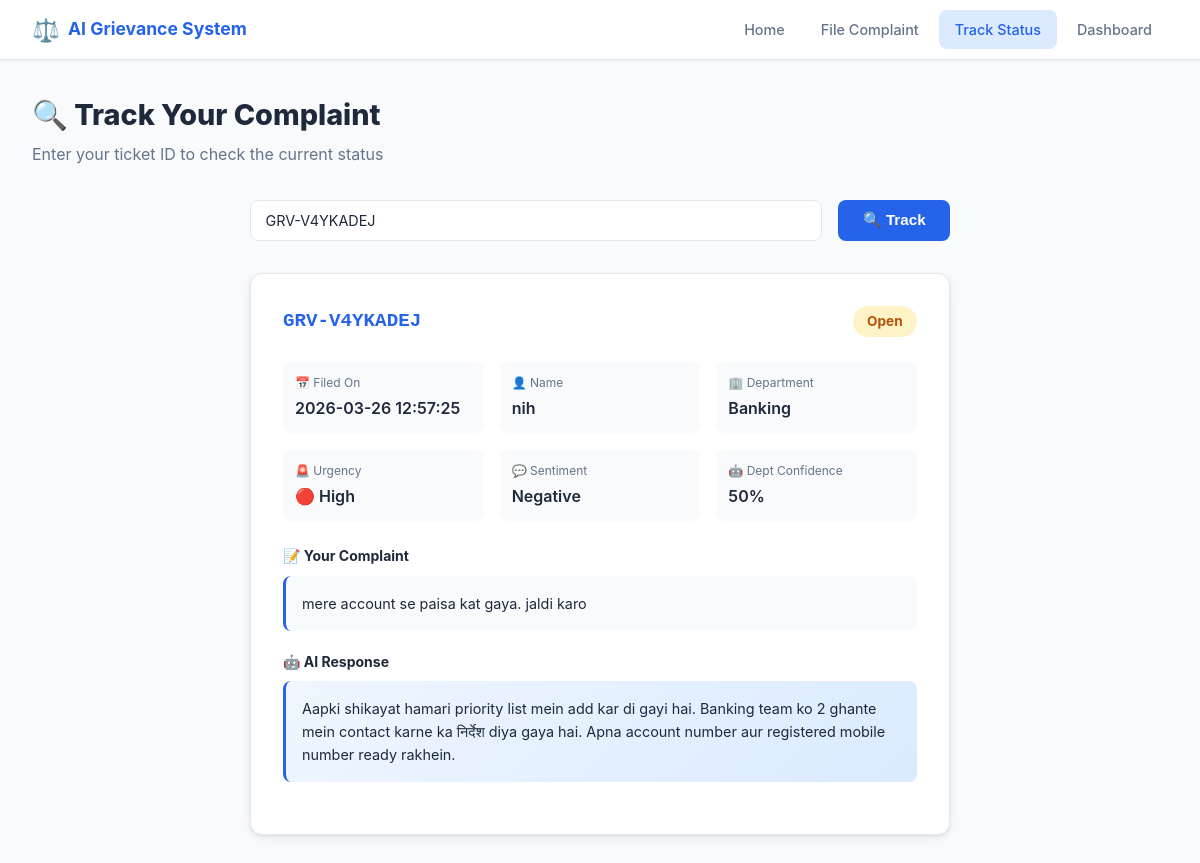
Page /track?id=GRV-V4YKADEJ on the committed database.
### tables this page shows
CREATE TABLE grievances (
            id INTEGER PRIMARY KEY AUTOINCREMENT,
            ticket_id TEXT UNIQUE,
            name TEXT,
            email TEXT,
            phone TEXT,
            raw_text TEXT,
            department TEXT,
            dept_confidence INTEGER,
            sentiment TEXT,
            urgency TEXT,
            is_abusive INTEGER,
            auto_response TEXT,
            status TEXT DEFAULT 'Open',
            created_at TEXT
        );

### app.py (the view)
@app.route("/track")
def track():
    ticket_id = request.args.get("id", "")
    grievance = None
    if ticket_id:
        grievance = get_grievance_by_ticket(ticket_id)
    return render_template("track.html", grievance=grievance, ticket_id=ticket_id)

### app.py (called while the page is built)
def get_grievance_by_ticket(ticket_id: str):
    conn = sqlite3.connect(DB_PATH)
    conn.row_factory = sqlite3.Row
    c = conn.cursor()
    c.execute("SELECT * FROM grievances WHERE ticket_id = ?", (ticket_id,))
    row = c.fetchone()
    conn.close()
    return dict(row) if row else None

### templates/track.html (shortened to what this page needs)
<!DOCTYPE html>
<html lang="en">
<head>
<link rel="stylesheet" href="{{ url_for('static', filename='css/style.css') }}">
</head>
<body>
<nav class="navbar">
  <div class="nav-brand">
    <a href="/" style="text-decoration:none;color:inherit;display:flex;align-items:center;gap:0.5rem">
      <span class="nav-logo">⚖️</span><span>AI Grievance System</span>
    </a>
  </div>
  <div class="nav-links">
    <a href="/">Home</a>
    <a href="/submit">File Complaint</a>
    <a href="/track" class="active">Track Status</a>
    <a href="/dashboard">Dashboard</a>
  </div>
</nav>
<div class="page-container">
  <div class="page-header">
    <h1>🔍 Track Your Complaint</h1>
    <p>Enter your ticket ID to check the current status</p>
  </div>
  <div class="track-container">
    <div class="track-search">
      <input type="text" id="ticket-input" placeholder="Enter Ticket ID (e.g. GRV-AB12CD34)"
             class="form-input" value="{{ ticket_id }}"
             onkeydown="if(event.key==='Enter') searchTicket()">
      <button class="btn btn-primary" onclick="searchTicket()">🔍 Track</button>
    </div>
    {% if grievance %}
    <div class="track-result">
      <div class="tr-header">
        <div class="tr-ticket">{{ grievance.ticket_id }}</div>
        <div class="tr-status status-{{ grievance.status.lower().replace(' ', '-') }}">{{ grievance.status }}</div>
      </div>
      <div class="tr-grid">
        <div class="tr-item">
          <div class="tri-label">📅 Filed On</div>
          <div class="tri-value">{{ grievance.created_at }}</div>
        </div>
        <div class="tr-item">
          <div class="tri-label">👤 Name</div>
          <div class="tri-value">{{ grievance.name }}</div>
        </div>
        <div class="tr-item">
          <div class="tri-label">🏢 Department</div>
          <div class="tri-value">{{ grievance.department }}</div>
        </div>
        <div class="tr-item">
          <div class="tri-label">🚨 Urgency</div>
          <div class="tri-value urgency-{{ grievance.urgency }}">
            {% if grievance.urgency == 'high' %}🔴{% elif grievance.urgency == 'medium' %}🟡{% else %}🟢{% endif %}
            {{ grievance.urgency | title }}
          </div>
        </div>
        <div class="tr-item">
          <div class="tri-label">💬 Sentiment</div>
          <div class="tri-value">{{ grievance.sentiment | title }}</div>
        </div>
        <div class="tr-item">
          <div class="tri-label">🤖 Dept Confidence</div>
          <div class="tri-value">{{ grievance.dept_confidence }}%</div>
        </div>
      </div>
      <div class="tr-complaint">
        <div class="trc-label">📝 Your Complaint</div>
        <div class="trc-text">{{ grievance.raw_text }}</div>
      </div>
      <div class="tr-response">
        <div class="trr-label">🤖 AI Response</div>
        <div class="trr-text">{{ grievance.auto_response }}</div>
      </div>
    </div>
    {% endif %}
  </div>
</div>
</body>
</html>

### static/css/style.css (style rules this page uses)
:root { --primary: #2563eb; --primary-dark: #1d4ed8; --primary-light: #dbeafe; --accent: #f59e0b; --danger: #ef4444; --success: #22c55e; --warning: #f59e0b; --bg: #f8fafc; --surface: #ffffff; --border: #e2e8f0; --text: #1e293b; --text-muted: #64748b; --radius: 12px; --shadow: 0 1px 3px rgba(0,0,0,0.08), 0 4px 12px rgba(0,0,0,0.06); --shadow-lg: 0 10px 40px rgba(0,0,0,0.12); }
* { box-sizing: border-box; margin: 0; padding: 0; }
body { font-family: -apple-system, BlinkMacSystemFont, 'Segoe UI', Roboto, sans-serif; background: var(--bg); color: var(--text); line-height: 1.6; }
.navbar { background: var(--surface); border-bottom: 1px solid var(--border); padding: 0 2rem; display: flex; align-items: center; justify-content: space-between; height: 60px; position: sticky; top: 0; z-index: 100; box-shadow: 0 1px 3px rgba(0,0,0,0.05); }
.nav-brand { display: flex; align-items: center; gap: 0.5rem; font-weight: 700; font-size: 1.1rem; color: var(--primary); }
.nav-logo { font-size: 1.4rem; }
.nav-links { display: flex; gap: 0.25rem; }
.nav-links a { text-decoration: none; color: var(--text-muted); padding: 0.5rem 1rem; border-radius: 8px; font-size: 0.9rem; font-weight: 500; transition: all 0.15s; }
.nav-links a:hover, .nav-links a.active { background: var(--primary-light); color: var(--primary); }
.btn { display: inline-flex; align-items: center; gap: 0.4rem; padding: 0.6rem 1.4rem; border-radius: 8px; font-weight: 600; font-size: 0.95rem; cursor: pointer; border: 2px solid transparent; text-decoration: none; transition: all 0.15s; }
.btn-primary { background: var(--primary); color: white; }
.page-container { max-width: 1200px; margin: 0 auto; padding: 2rem; }
.page-header { margin-bottom: 2rem; }
.page-header h1 { font-size: 1.8rem; font-weight: 800; margin-bottom: 0.25rem; }
.page-header p { color: var(--text-muted); }
.form-input { width: 100%; padding: 0.6rem 0.9rem; border: 1.5px solid var(--border); border-radius: 8px; font-size: 0.9rem; font-family: inherit; background: var(--surface); color: var(--text); transition: border-color 0.15s; }
.track-container { max-width: 700px; margin: 0 auto; }
.track-search { display: flex; gap: 1rem; margin-bottom: 2rem; }
.track-search .form-input { flex: 1; }
.track-result { background: var(--surface); border: 1px solid var(--border); border-radius: var(--radius); padding: 2rem; box-shadow: var(--shadow); }
.tr-header { display: flex; justify-content: space-between; align-items: center; margin-bottom: 1.5rem; }
.tr-ticket { font-family: monospace; font-size: 1.2rem; font-weight: 700; color: var(--primary); }
.tr-status { padding: 0.3rem 0.9rem; border-radius: 20px; font-size: 0.85rem; font-weight: 700; }
.status-open { background: #fef3c7; color: #b45309; }
.tr-grid { display: grid; grid-template-columns: repeat(3, 1fr); gap: 1rem; margin-bottom: 1.5rem; }
.tr-item { background: var(--bg); border-radius: 8px; padding: 0.75rem; }
.tri-label { font-size: 0.75rem; color: var(--text-muted); margin-bottom: 0.2rem; }
.tri-value { font-weight: 600; }
.tr-complaint, .tr-response { margin-bottom: 1.25rem; }
.trc-label, .trr-label { font-weight: 700; font-size: 0.875rem; margin-bottom: 0.5rem; }
.trc-text { background: var(--bg); border-radius: 8px; padding: 1rem; font-size: 0.9rem; border-left: 3px solid var(--primary); }
.trr-text { background: linear-gradient(135deg, #eff6ff, #dbeafe); border-radius: 8px; padding: 1rem; font-size: 0.9rem; border-left: 3px solid var(--primary); }

### rows in the picture
grievances: ticket_id "GRV-V4YKADEJ", status "Open", created_at "2026-03-26 12:57:25", name "nih", department "Banking", urgency "High", sentiment "Negative", dept_confidence "50", raw_text "mere account se paisa kat gaya. jaldi karo", auto_response "Aapki shikayat hamari priority list mein add kar di gayi hai. Banking team ko 2 ghante mein contact karne ka निर्देश diya gaya hai. Apna account number aur registered mobile number ready rakhein."
